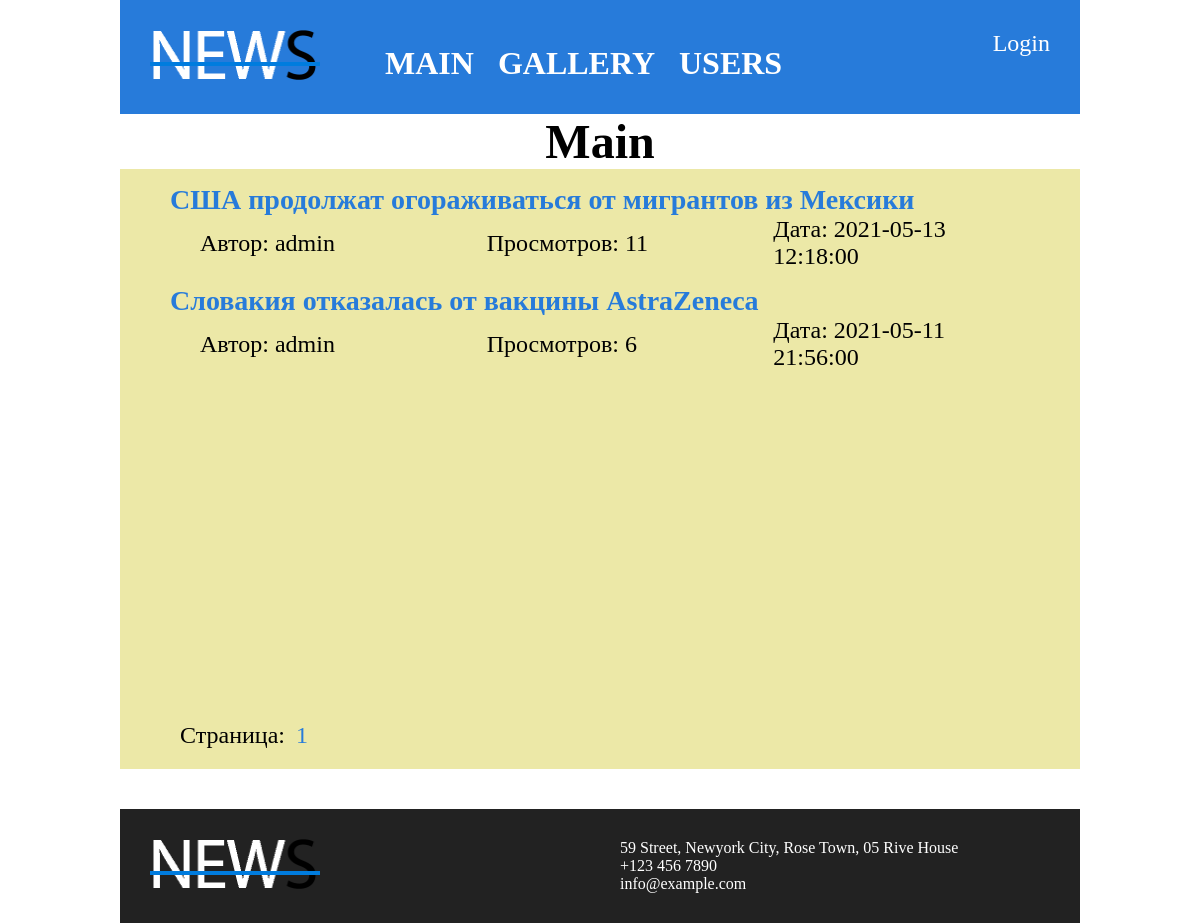
The page /articles/section.php?category=3 on the database its author committed.
### tables this page shows
CREATE TABLE IF NOT EXISTS `posts` (
  `id` int(11) NOT NULL,
  `active` tinyint(1) NOT NULL,
  `title` varchar(250) NOT NULL,
  `code` varchar(250) NOT NULL,
  `content` text NOT NULL,
  `category_id` int(11) NOT NULL,
  `author_id` int(11) NOT NULL,
  `date` datetime NOT NULL
);

CREATE TABLE IF NOT EXISTS `authors` (
  `id` int(11) NOT NULL,
  `name` varchar(250) NOT NULL
);

### articles/News.php (called while the page is built, shortened)
<?php
class News {
    public $servername = 'localhost';
    public $username = 'root';
    public $password = '';
    public $dbname = 'news';
    function general($sql) {
        $conn = new mysqli($this->servername, $this->username, $this->password, $this->dbname);
        $string = $conn->query($sql);
        return $string;
    }
    function getPosts($table) {
        $sql = "SELECT * FROM $table";
        $string = $this->general($sql);
        $result = [];
        if($string) {
            while ($row = $string->fetch_assoc()) {
                array_push($result, $row);
            }
            return $result;
        }
    }
    function getAuthor($id) {
        $sql = "SELECT name FROM authors WHERE id = $id";
        $string = $this->general($sql);
        $result = $string->fetch_assoc();
        $result = $result['name'];
        return $result;
    }
}
?>

### articles/section.php (the view, shortened to what this page needs)
<?php
require_once './header.php';
require_once './News.php';
?>
<h2>Main</h2>
<div class="content">
    <div class="main_posts">
        <div class="main_posts_wrapper">
        <?php
        $news = new News();
        $postsTable = $news->getPosts('posts');
        $postsTable = (array)$postsTable;
        $postsTable = array_reverse($postsTable);
        $counter = 0;
        foreach ($postsTable as $arPosts) {
            if ($_GET['category'] == $arPosts['category_id']) {
                $counter += 1;
                $coun = ceil($counter / 5);
                $author = $news->getAuthor($arPosts['author_id']);
                if ((isset($_GET['page']) && $_GET['page'] == $coun) || (!isset($_GET['page']) && $coun == 1)) { ?>
                    <table class="main_post_path">
                        <tr>
                            <td colspan="3">
                                <a href="./detail.php?category=<?= $arPosts['category_id'] ?>&post=<?= $arPosts['id'] ?>">
                                    <?= $arPosts['title'] ?>
                                </a>
                            </td>
                        </tr>
                        <tr>
                            <td>Автор: <?= $author ?></td>
                            <td>Просмотров: <?= $arPosts['active'] ?></td>
                            <td>Дата: <?= $arPosts['date'] ?></td>
                        </tr>
                    </table>
                <?php
                }
            }
        } ?>
        </div>
        <div class="pages_pagination">
            <?php
            if (isset($coun) && $coun > 0) { ?>
                Страница:
                <?php
                for ($i = 1; $i <= $coun; $i++) {
                    $link = $_SERVER['PHP_SELF']."?category=".$_GET['category']."&page=$i"; ?>
                    <a href="<?= $link ?>"><?= $i ?></a>
                <?php
                }
            }
            else echo 'Постов нет'; ?>
        </div>
    </div>
</div>
<?php require_once './footer.php' ?>

### articles/style.css (style rules this page uses)
* { margin: 0; padding: 0; }
html, body { height: 100%; }
h2 { text-align: center; font-size: 48px; }
a { text-decoration: none; color: white; }
.content { display: flex; font-size: 24px; height: 600px; }
.main_posts { width: calc(80% - 15px); background-color: rgb(236, 232, 167); margin-left: 30px; padding: 0 10px; display: flex; flex-direction: column; min-height: 100%; }
.main_posts_wrapper { flex: 1 0 auto; }
table { width: 100%; border-collapse: collapse; margin: 15px 0; }
td { width: 33.33%; }
tr:nth-child(1) td { font-size: 28px; font-weight: 700; }
tr:nth-child(3) td { padding: 0 30px; }
.main_posts a { color: rgb(39, 123, 218); }
.pages_pagination { flex: 0 0 auto; padding: 20px 10px; }
.pages_pagination a { padding: 0 5px; }

### articles/section.php (style rules this page uses)
.main_posts { width: 100%; margin-left: 0; padding: 0 50px; }

### rows shown on the page
posts: title "США продолжат огораживаться от мигрантов из Мексики", author.name "admin", active "11", date "2021-05-13 12:18:00"
posts: title "Словакия отказалась от вакцины AstraZeneca", author.name "admin", active "6", date "2021-05-11 21:56:00"
